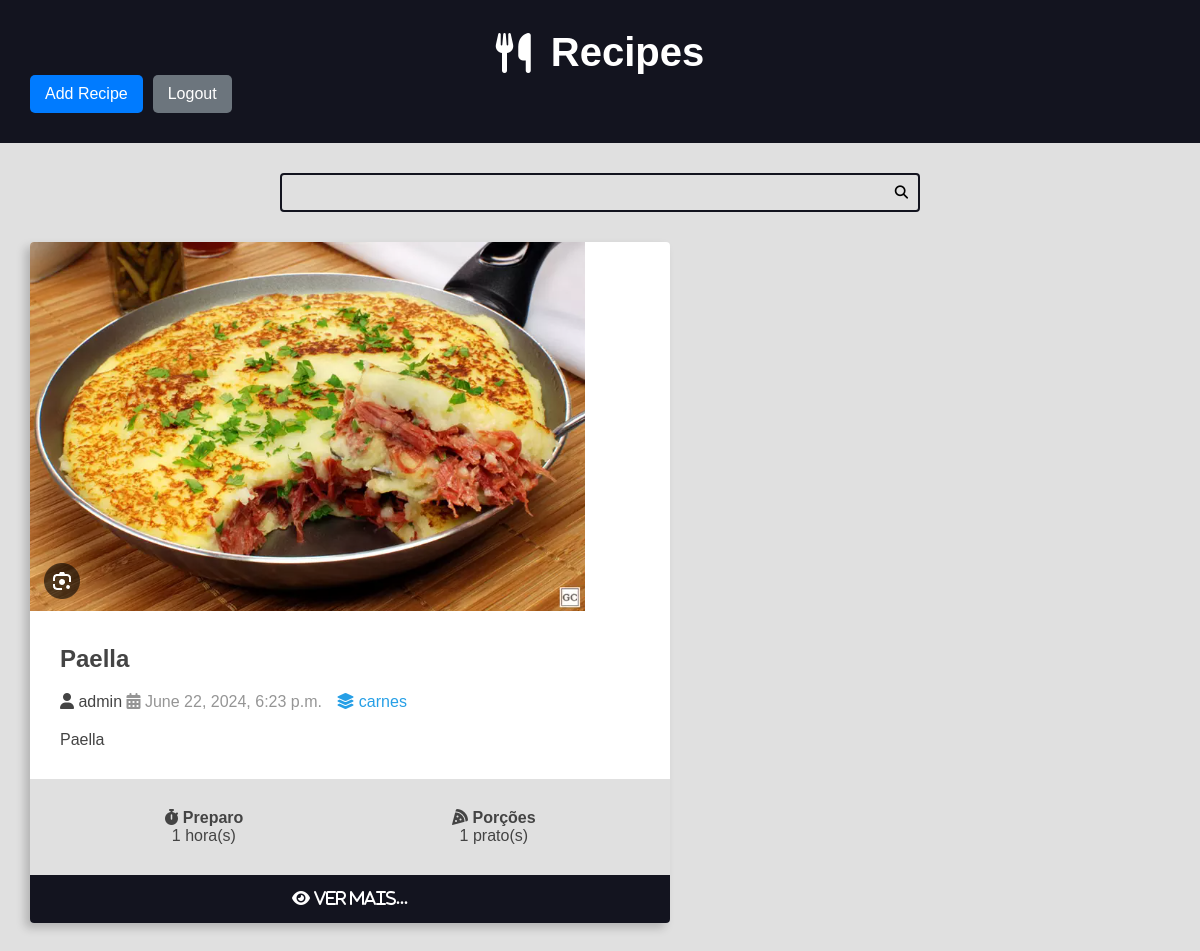
The page /recipes/category/1/ (signed in) on the database its author committed.
### recipes/models.py (models this page shows, shortened)
class Recipe(models.Model):
    title = models.CharField(max_length=65) #VARCHAR(65)
    description = models.CharField(max_length=165) #VARCHAR(165)
    slug = models.SlugField(unique=True) #VARCHAR
    preparation_time = models.IntegerField() #INTEGER
    preparation_time_unit = models.CharField(max_length=65)
    servings = models.IntegerField() #INTEGER
    servings_unit = models.CharField(max_length=65) #VARCHAR(65)
    preparation_steps = models.TextField() #TEXT
    preparation_steps_is_html = models.BooleanField(default=False) #BOOLEAN
    created_at = models.DateTimeField(auto_now_add=True) #TIMESTAMP
    updated_at = models.DateTimeField(auto_now=True) #TIMESTAMP
    is_published = models.BooleanField(default=False) #BOOLEAN
    cover = models.ImageField(upload_to='recipes/covers/%Y/%m/%d/') #VARCHAR
    category = models.ForeignKey(
        Category, on_delete=models.SET_NULL, null=True,
        blank=True, default=None
        ) #VARCHAR(65)
    author = models.ForeignKey(
        User, on_delete=models.SET_NULL, null=True
        ) #VARCHAR

class Category(models.Model):
    name = models.CharField(max_length=65) #VARCHAR(65)

### recipes/views.py (the view)
# urls.py: path('recipes/category/<int:category_id>/', category, name='recipes-category'), #Categories
def category(request, category_id):
    recipes = get_list_or_404(Recipe.objects.filter(
        category__id=category_id,
        is_published=True
        )
    )
    return render(request, 'recipes/pages/category.html',
                  context={
                     'recipes': recipes,
                     'title': f'{recipes[0].category.name} -  Category | '
                  })

### recipes/templates/recipes/pages/category.html (shortened to what this page needs)
{% extends 'recipes/pages/base.html' %}
{% block content %}
            <div class="main-content main-content-list container">
                {%for recipe in recipes %}
                {% include 'recipes/partials/recipe.html' %}
                {% endfor %}
            </div>
{% endblock content %}

### recipes/templates/recipes/partials/recipe.html (shortened to what this page needs)
{% load static %}
<div class="recipe recipe-list-item">
    <div class="recipe-cover">
        <img src="{{ recipe.cover.url }}" alt="Temporário">
    </div>
    <div class="recipe-title-container">
        <h2 class="recipe-title">
            {{ recipe.title }}
        </h2>
    </div>
    <div class="recipe-author">
        <span class="recipe-author-user">
            <i class="fas fa-user"></i>
            {% if recipe.author is not None %}
                {% if recipe.author.first_name %}
                {{ recipe.author.first_name}} {{recipe.author.last_name}}
                {% else %}
                {{ recipe.author.username }}
                {% endif %}
            {% else %}
        </span>
             Desconhecido
            {% endif %}
        <span class="recipe-author-item">
            <i class="fas fa-calendar-alt"></i>
                {{ recipe.created_at }}
        </span>
        {% if recipe.category is not None%}
        <span class="recipe-author-item">
            <a href="{% url 'recipes-category' recipe.category.id %}">
                <i class="fas fa-layer-group"></i>
                <span> {{ recipe.category.name }}</span>
            </a>
        </span>
        {% endif %}
    </div>
    <div class="recipe-content">
        <p> {{ recipe.description}}</p>
    </div>
    <div class="recipe-meta-container">
        <div class="recipe-meta recipe-preparation">
            <h3 class="recipe-meta-title"><i class="fas fa-stopwatch"></i> Preparo</h3>
            <div class="recipe-meta-text">
                {{ recipe.preparation_time}} {{ recipe.preparation_time_unit}}
            </div>
        </div>
        <div class="recipe-meta recipe-servings">
            <h3 class="recipe-meta-title"><i class="fas fa-pizza-slice"></i> Porções</h3>
            <div class="recipe-meta-text">
                {{recipe.servings}} {{recipe.servings_unit}}
            </div>
        </div>
    </div>
    {% if is_detail_page is not True %}
    <footer class="recipe-footer">
        <a class="recipe-read-more button button-dark button full-width" href="{% url 'recipes-recipe' recipe.id %}">
            <i class="fas fa-eye">
                <span>ver mais...</span>
            </i>
        </a>
    </footer>
    {% endif %}
</div>

### recipes/static/recipes/css/style.css (style rules this page uses)
:root { --color-primary: #269fe6; --color-primary-hover: #2086c2; --color-primary-dark: #13141f; --color-primary-dark-hover: #212336; --color-primary-light: #d4ecfa; --color-primary-light-hover: #bdd8e7; --color-white: #fff; --color-black: #000; --color-dark-text: #444; --color-info-light: #cce5ff; --color-debug-light: #cce5ff; --color-success-light: #d4edda; --color-alert-light: #fff3cd; --color-warning-light: #fff3cd; --color-error-light: #f8d7da; --color-info-dark: #4d86c4; --color-debug-dark: #4d86c4; --color-success-dark: #4a9c5d; --color-alert-dark: #927f40; --color-warning-dark: #927f40; --color-error-dark: #da525d; --color-gray-0: #f9f9f9; --color-gray-1: #e0e0e0; --color-gray-2: #c7c7c7; --color-gray-3: #aeaeae; --color-gray-4: #959595; --color-gray-5: #7d7d7d; --color-gray-6: #646464; --color-gray-7: #4b4b4b; --color-gray-8: #323232; --color-gray-9: #191919; --font-primary: sans-serif; --font-headings: 'Roboto Slab', serif; --spacing-gutter-medium: 3rem; --spacing-gutter-large: 4rem; }
* { padding: 0; margin:0; box-sizing: border-box; }
html { font-size: 62.5%; }
body { font-size: 1.6rem; font-family: var(--font-primary); background: var(--color-gray-1); color: var(--color-dark-text); }
.container { max-width: 144rem; margin: 0 auto; padding: var(--spacing-gutter-medium); }
.main-content { padding-top: 0; }
.main-content-list { display: grid; grid-template-columns: repeat(auto-fit, minmax(340px, 1fr)); gap: var(--spacing-gutter-large); }
.recipe { background: var(--color-white); box-shadow: -5px 5px 10px rgba(0,0,0,.2); transition: all 300ms ease-in-out; transform: scale(1); border-radius: .4rem; overflow: hidden; }
.recipe img { max-width: 100%; }
.recipe-list-item { max-width: 64rem; height: fit-content; }
.recipe-title-container { padding: var(--spacing-gutter-medium); padding-bottom: 2rem; }
.recipe-author { padding: 0 var(--spacing-gutter-medium); }
.recipe-content { padding: var(--spacing-gutter-medium); padding-top: 2rem ; }
.recipe-author-item { color: var(--color-gray-4); margin-right: 1rem; }
.recipe-author a { color: var(--color-primary); transition: all 300ms ease-in-out; text-decoration: none; }
.recipe-meta-container { display: flex; flex-flow: row wrap; padding: var(--spacing-gutter-medium); background: var(--color-gray-1); }
.recipe-meta { display: flex; flex-flow: column wrap; flex-shrink: 1; flex-grow: 1; text-align: center; }
.recipe-meta-title { font-size: 1.6rem; }
.recipe-footer a { background: var(--color-primary-dark); display: block; color: var(--color-white); text-decoration: none; text-align: center; padding: 1.5rem var(--spacing-gutter-medium); transition: all 300ms ease-in-out; }

### rows shown on the page
Recipe: cover (picture), title "Paella", author.username "admin", created_at "June 22, 2024, 6:23 p.m.", category.name "carnes", description "Paella", preparation_time "1", preparation_time_unit "hora(s)", servings "1", servings_unit "prato(s)"
